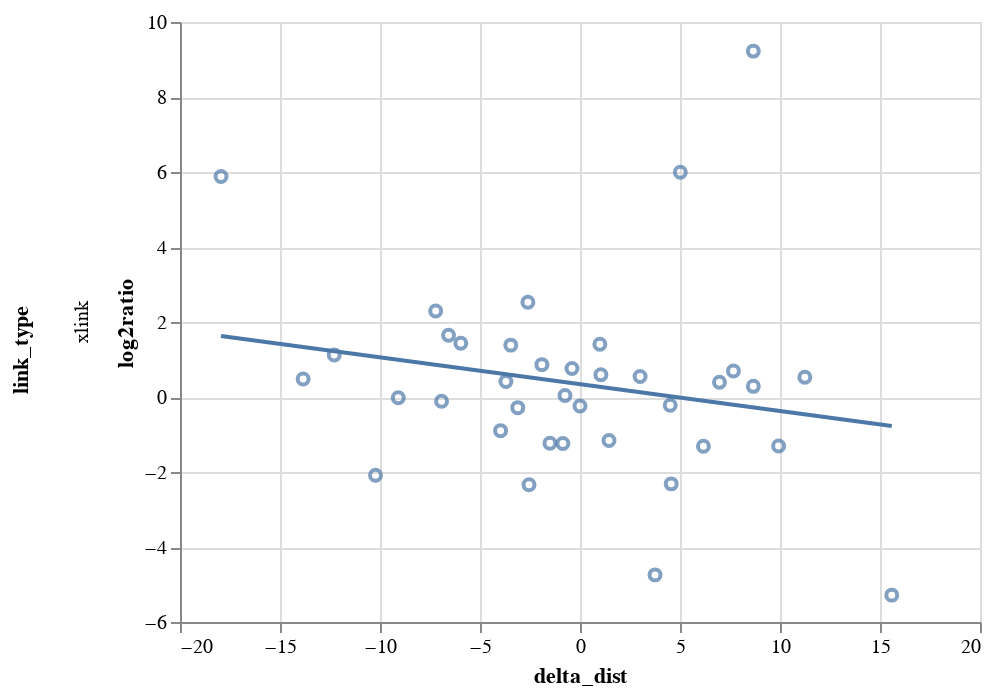

Source (notebook cell):
### Code cell
c = alt.Chart(dfdd).mark_point().encode(
    x='delta_dist',
    y=alt.Y('log2ratio'),
)
c = c + c.transform_regression('delta_dist', 'log2ratio').mark_line()
c.facet(
    row='link_type'
).resolve_scale(x='independent', y='independent')

### Figure 1 — Vega-Lite specification as saved in the notebook (floating-point values rounded to 4 significant figures)
{"config": {"view": {"continuousWidth": 400, "continuousHeight": 300}}, "data": {"name": "data-e8b94005018f45df6b31e6b7d8a394dd"}, "facet": {"row": {"type": "nominal", "field": "link_type"}}, "spec": {"layer": [{"mark": "point", "encoding": {"x": {"type": "quantitative", "field": "delta_dist"}, "y": {"type": "quantitative", "field": "log2ratio"}}}, {"mark": "line", "encoding": {"x": {"type": "quantitative", "field": "delta_dist"}, "y": {"type": "quantitative", "field": "log2ratio"}}, "transform": [{"on": "delta_dist", "regression": "log2ratio"}]}]}, "resolve": {"scale": {"x": "independent", "y": "independent"}}, "$schema": "https://vega.github.io/schema/vega-lite/v4.0.2.json", "datasets": {"data-e8b94005018f45df6b31e6b7d8a394dd": [{"uID": "sp|P01024|CO3_HUMAN:1041:x:sp|P01024|CO3_HUMAN:1051", "delta_dist": -1.905, "log2ratio": 0.8633, "link_type": "xlink"}, {"uID": "sp|P01024|CO3_HUMAN:104:x:sp|P01024|CO3_HUMAN:66", "delta_dist": 9.931, "log2ratio": -1.307, "link_type": "xlink"}, {"uID": "sp|P01024|CO3_HUMAN:1113:x:sp|P01024|CO3_HUMAN:1139", "delta_dist": -2.604, "log2ratio": 2.526, "link_type": "xlink"}, {"uID": "sp|P01024|CO3_HUMAN:1113:x:sp|P01024|CO3_HUMAN:1171", "delta_dist": -3.971, "log2ratio": -0.8975, "link_type": "xlink"}, {"uID": "sp|P01024|CO3_HUMAN:1306:x:sp|P01024|CO3_HUMAN:1325", "delta_dist": -5.959, "log2ratio": 1.434, "link_type": "xlink"}, {"uID": "sp|P01024|CO3_HUMAN:1306:x:sp|P01024|CO3_HUMAN:959", "delta_dist": 7.672, "log2ratio": 0.6942, "link_type": "xlink"}, {"uID": "sp|P01024|CO3_HUMAN:1325:x:sp|P01024|CO3_HUMAN:930", "delta_dist": 0.994, "log2ratio": 1.405, "link_type": "xlink"}, {"uID": "sp|P01024|CO3_HUMAN:1353:x:sp|P01024|CO3_HUMAN:1501", "delta_dist": 8.666, "log2ratio": 9.224, "link_type": "xlink"}, {"uID": "sp|P01024|CO3_HUMAN:1364:x:sp|P01024|CO3_HUMAN:1497", "delta_dist": 6.973, "log2ratio": 0.3917, "link_type": "xlink"}, {"uID": "sp|P01024|CO3_HUMAN:1368:x:sp|P01024|CO3_HUMAN:1381", "delta_dist": 1.045, "log2ratio": 0.594, "link_type": "xlink"}, {"uID": "sp|P01024|CO3_HUMAN:1368:x:sp|P01024|CO3_HUMAN:1497", "delta_dist": 3.752, "log2ratio": -4.744, "link_type": "xlink"}, {"uID": "sp|P01024|CO3_HUMAN:1497:x:sp|P01024|CO3_HUMAN:1504", "delta_dist": -13.84, "log2ratio": 0.4782, "link_type": "xlink"}, {"uID": "sp|P01024|CO3_HUMAN:1497:x:sp|P01024|CO3_HUMAN:1589", "delta_dist": -17.95, "log2ratio": 5.881, "link_type": "xlink"}, {"uID": "sp|P01024|CO3_HUMAN:1497:x:sp|P01024|CO3_HUMAN:1595", "delta_dist": 15.59, "log2ratio": -5.284, "link_type": "xlink"}, {"uID": "sp|P01024|CO3_HUMAN:1501:x:sp|P01024|CO3_HUMAN:1589", "delta_dist": 5.017, "log2ratio": 5.993, "link_type": "xlink"}, {"uID": "sp|P01024|CO3_HUMAN:1522:x:sp|P01024|CO3_HUMAN:1535", "delta_dist": 11.24, "log2ratio": 0.5266, "link_type": "xlink"}, {"uID": "sp|P01024|CO3_HUMAN:1522:x:sp|P01024|CO3_HUMAN:1595", "delta_dist": -7.217, "log2ratio": 2.294, "link_type": "xlink"}, {"uID": "sp|P01024|CO3_HUMAN:1522:x:sp|P01024|CO3_HUMAN:879", "delta_dist": -6.922, "log2ratio": -0.112, "link_type": "xlink"}, {"uID": "sp|P01024|CO3_HUMAN:1526:x:sp|P01024|CO3_HUMAN:1535", "delta_dist": 3.005, "log2ratio": 0.5459, "link_type": "xlink"}, {"uID": "sp|P01024|CO3_HUMAN:1526:x:sp|P01024|CO3_HUMAN:1595", "delta_dist": -12.29, "log2ratio": 1.122, "link_type": "xlink"}, {"uID": "sp|P01024|CO3_HUMAN:1551:x:sp|P01024|CO3_HUMAN:1595", "delta_dist": 8.666, "log2ratio": 0.2843, "link_type": "xlink"}, {"uID": "sp|P01024|CO3_HUMAN:1551:x:sp|P01024|CO3_HUMAN:1599", "delta_dist": -0.7504, "log2ratio": 0.04088, "link_type": "xlink"}, {"uID": "sp|P01024|CO3_HUMAN:155:x:sp|P01024|CO3_HUMAN:502", "delta_dist": 0.0, "log2ratio": -0.2419, "link_type": "xlink"}, {"uID": "sp|P01024|CO3_HUMAN:155:x:sp|P01024|CO3_HUMAN:812", "delta_dist": -3.111, "log2ratio": -0.284, "link_type": "xlink"}, {"uID": "sp|P01024|CO3_HUMAN:155:x:sp|P01024|CO3_HUMAN:813", "delta_dist": 6.171, "log2ratio": -1.313, "link_type": "xlink"}, {"uID": "sp|P01024|CO3_HUMAN:1589:x:sp|P01024|CO3_HUMAN:1595", "delta_dist": -1.504, "log2ratio": -1.235, "link_type": "xlink"}, {"uID": "sp|P01024|CO3_HUMAN:1589:x:sp|P01024|CO3_HUMAN:879", "delta_dist": -9.086, "log2ratio": -0.0205, "link_type": "xlink"}, {"uID": "sp|P01024|CO3_HUMAN:249:x:sp|P01024|CO3_HUMAN:289", "delta_dist": -3.461, "log2ratio": 1.383, "link_type": "xlink"}, {"uID": "sp|P01024|CO3_HUMAN:249:x:sp|P01024|CO3_HUMAN:305", "delta_dist": -0.4008, "log2ratio": 0.7612, "link_type": "xlink"}, {"uID": "sp|P01024|CO3_HUMAN:249:x:sp|P01024|CO3_HUMAN:428", "delta_dist": -0.8564, "log2ratio": -1.242, "link_type": "xlink"}, {"uID": "sp|P01024|CO3_HUMAN:263:x:sp|P01024|CO3_HUMAN:891", "delta_dist": -6.572, "log2ratio": 1.648, "link_type": "xlink"}, {"uID": "sp|P01024|CO3_HUMAN:264:x:sp|P01024|CO3_HUMAN:891", "delta_dist": 4.561, "log2ratio": -2.316, "link_type": "xlink"}, {"uID": "sp|P01024|CO3_HUMAN:289:x:sp|P01024|CO3_HUMAN:305", "delta_dist": 4.51, "log2ratio": -0.2206, "link_type": "xlink"}, {"uID": "sp|P01024|CO3_HUMAN:497:x:sp|P01024|CO3_HUMAN:502", "delta_dist": -2.55, "log2ratio": -2.342, "link_type": "xlink"}, {"uID": "sp|P01024|CO3_HUMAN:566:x:sp|P01024|CO3_HUMAN:584", "delta_dist": -3.704, "log2ratio": 0.4131, "link_type": "xlink"}, {"uID": "sp|P01024|CO3_HUMAN:600:x:sp|P01024|CO3_HUMAN:610", "delta_dist": -10.23, "log2ratio": -2.086, "link_type": "xlink"}, {"uID": "sp|P01024|CO3_HUMAN:607:x:sp|P01024|CO3_HUMAN:610", "delta_dist": 1.45, "log2ratio": -1.161, "link_type": "xlink"}]}}
